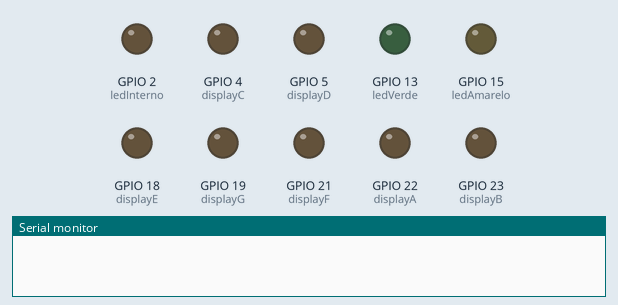
Recording of a sketch running on a simulated ESP32. On the bench: output pins drawn as LEDs (lit = HIGH), the last lines printed to the serial monitor.

Above: at 0.0 s.
At 1.1 s:
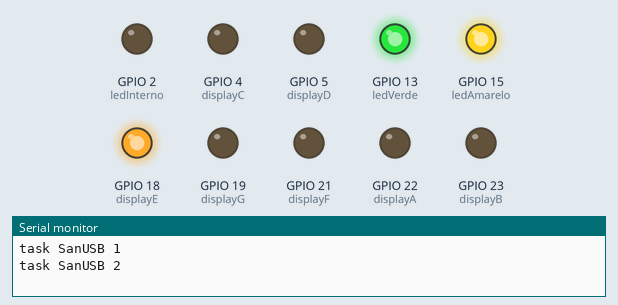
At 9.2 s:
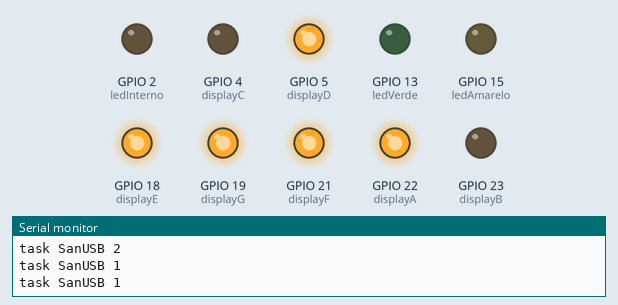
At 20.1 s:
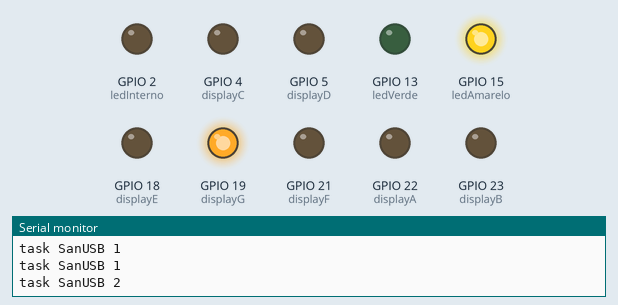
At 31.1 s:
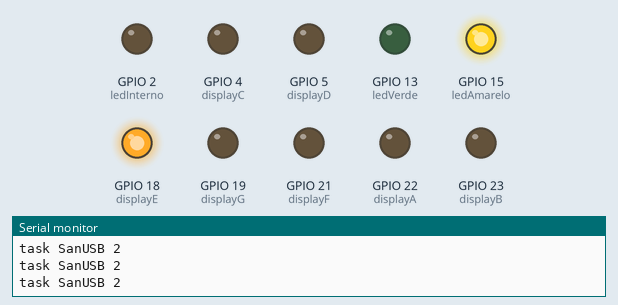
At 39.1 s:
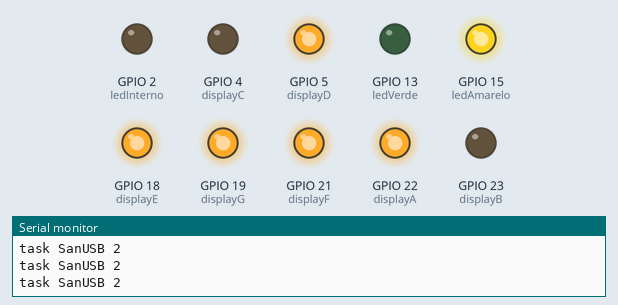
Timing chart, 0 to 40.0 s (numbered marks = the images above):
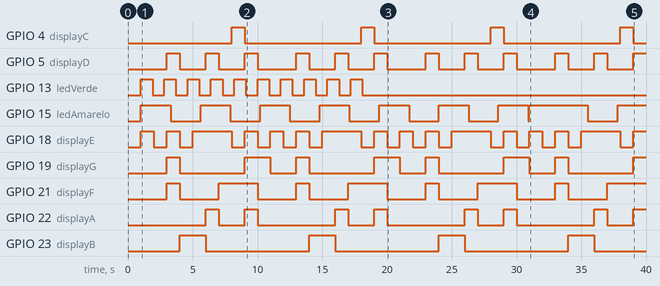

Measured:
- by itself, GPIO 4 (displayC): alternates HIGH for 1.0 s and LOW for 9.0 s
- by itself, GPIO 5 (displayD): repeats every 10.0 s: 2 × (LOW 2.0 s, HIGH 1.0 s), LOW 3.0 s, HIGH 1.0 s
- by itself, GPIO 13 (ledVerde): alternates HIGH for 0.90 s and LOW for 0.90 s, 20 changes in all, then stays LOW
- by itself, GPIO 15 (ledAmarelo): goes 6 × (HIGH 2.3 s, LOW 2.3 s), HIGH 2.3 s, LOW 0.10 s, HIGH 4.5 s, LOW 2.3 s, then HIGH
- by itself, GPIO 18 (displayE): repeats every 10.0 s: LOW 1.0 s, HIGH 1.0 s, LOW 1.0 s, HIGH 3.0 s, 2 × (LOW 1.0 s, HIGH 1.0 s)
- by itself, GPIO 19 (displayG): repeats every 10.0 s: LOW 5.0 s, HIGH 2.0 s, LOW 2.0 s, HIGH 1.0 s
- by itself, GPIO 21 (displayF): repeats every 10.0 s: LOW 3.0 s, HIGH 3.0 s, LOW 3.0 s, HIGH 1.0 s
- by itself, GPIO 22 (displayA): repeats every 10.0 s: LOW 2.0 s, HIGH 1.0 s, LOW 6.0 s, HIGH 1.0 s

The sketch:

atividade3.ino
```cpp
int displayA = 22;
int displayB = 23;
int displayC = 4;
int displayD = 5;
int displayE = 18;
int displayF = 21;
int displayG = 19;
int ledAmarelo = 15;
int ledVerde = 13;
int ledInterno = 2;
void setup() {
  Serial.begin(115200);
  delay(1000);
  pinMode(displayA, OUTPUT);
  pinMode(displayB, OUTPUT);
  pinMode(displayC, OUTPUT);
  pinMode(displayD, OUTPUT);
  pinMode(displayE, OUTPUT);
  pinMode(displayF, OUTPUT);
  pinMode(displayG, OUTPUT);
  pinMode(ledAmarelo, OUTPUT);
  pinMode(ledVerde, OUTPUT);
  pinMode(ledInterno, OUTPUT);


  xTaskCreate(
  taskUm, /* Ponteiro a função da task criada*/
  "TaskUm", /* nome da task. */
  10000, /* tamanho da pilha em words. */
  NULL, /* Parâmetro passado como input da task */
  1, /* Prioridade da task. */
  NULL); /* Identificador da última task */
  xTaskCreate(taskDois,"TaskDois",10000,NULL,1,NULL);
}

void loop() {
digitalWrite(displayA, HIGH);  //Apaga todos os leds
digitalWrite(displayB, HIGH);
digitalWrite(displayC, HIGH);
digitalWrite(displayD, HIGH);
digitalWrite(displayE, HIGH);
digitalWrite(displayF, HIGH);
digitalWrite(displayG, LOW);
trocaLed();
digitalWrite(ledAmarelo, HIGH);
}

void trocaLed(){
digitalWrite(displayA, LOW);  //Seqüência do numero 9
digitalWrite(displayB, LOW);
digitalWrite(displayC, LOW);
digitalWrite(displayD, LOW);
digitalWrite(displayE, HIGH);
digitalWrite(displayF, LOW);
digitalWrite(displayG, LOW);
delay(1000);

digitalWrite(displayA, LOW);  //Seqüência do numero 8
digitalWrite(displayB, LOW);
digitalWrite(displayC, LOW);
digitalWrite(displayD, LOW);
digitalWrite(displayE, LOW);
digitalWrite(displayF, LOW);
digitalWrite(displayG, LOW);
delay(1000);

digitalWrite(displayA, LOW);  //Seqüência do numero 7
digitalWrite(displayB, LOW);
digitalWrite(displayC, LOW);
digitalWrite(displayD, HIGH);
digitalWrite(displayE, HIGH);
digitalWrite(displayF, HIGH);
digitalWrite(displayG, HIGH);
delay(1000);

digitalWrite(displayA, LOW);  //Seqüência do numero 6
digitalWrite(displayB, HIGH);
digitalWrite(displayC, LOW);
digitalWrite(displayD, LOW);
digitalWrite(displayE, LOW);
digitalWrite(displayF, LOW);
digitalWrite(displayG, LOW);
delay(1000);

digitalWrite(displayA, LOW);  //Seqüência do numero 5
digitalWrite(displayB, HIGH);
digitalWrite(displayC, LOW);
digitalWrite(displayD, LOW);
digitalWrite(displayE, HIGH);
digitalWrite(displayF, LOW);
digitalWrite(displayG, LOW);
delay(1000);

digitalWrite(displayA, HIGH);  //Seqüência do numero 4
digitalWrite(displayB, LOW);
digitalWrite(displayC, LOW);
digitalWrite(displayD, HIGH);
digitalWrite(displayE, HIGH);
digitalWrite(displayF, LOW);
digitalWrite(displayG, LOW);
delay(1000);

digitalWrite(displayA, LOW);  //Seqüência do numero 3
digitalWrite(displayB, LOW);
digitalWrite(displayC, LOW);
digitalWrite(displayD, LOW);
digitalWrite(displayE, HIGH);
digitalWrite(displayF, HIGH);
digitalWrite(displayG, LOW);
delay(1000);

digitalWrite(displayA, LOW);  //Seqüência do numero 2
digitalWrite(displayB, LOW);
digitalWrite(displayC, HIGH);
digitalWrite(displayD, LOW);
digitalWrite(displayE, LOW);
digitalWrite(displayF, HIGH);
digitalWrite(displayG, LOW);
delay(1000);

digitalWrite(displayA, HIGH);  //Seqüência do numero 1
digitalWrite(displayB, LOW);
digitalWrite(displayC, LOW);
digitalWrite(displayD, HIGH);
digitalWrite(displayE, HIGH);
digitalWrite(displayF, HIGH);
digitalWrite(displayG, HIGH);
delay(1000);

digitalWrite(displayA, LOW);  //Seqüência do numero 0
digitalWrite(displayB, LOW);
digitalWrite(displayC, LOW);
digitalWrite(displayD, LOW);
digitalWrite(displayE, LOW);
digitalWrite(displayF, LOW);
digitalWrite(displayG, HIGH);
delay(1000);

digitalWrite(displayA, HIGH);  //Apaga todos os leds
digitalWrite(displayB, HIGH);
digitalWrite(displayC, HIGH);
digitalWrite(displayD, HIGH);
digitalWrite(displayE, HIGH);
digitalWrite(displayF, HIGH);
digitalWrite(displayG, HIGH);
}

  void taskUm( void * parameter ){
    for( int i = 0;i<10;i++ ){
  Serial.println("task SanUSB 1");
  digitalWrite(ledVerde, HIGH);
  //delay(900);
  vTaskDelay(900);
  digitalWrite(ledVerde, LOW);
  vTaskDelay(900);
  //delay(900);
    }
 // Serial.println("Final da task SanUSB 1");
  //vTaskDelete( NULL );
  }

void taskDois( void * parameter){
  for( int i = 0;i<10;i++ ){
    Serial.println("task SanUSB 2");
  digitalWrite(ledAmarelo, HIGH);
  //delay(2300);
  vTaskDelay(2300);
  digitalWrite(ledAmarelo, LOW);
  //delay(2300);
  vTaskDelay(2300);
  }
}
```
